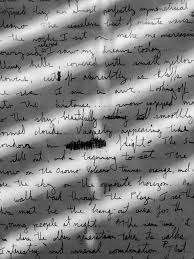
#> input picture cv2/images/handwritten.jpeg, 194 x 259 px
$ python Athreshold.py
#> lines starting #> are read from the running program, lines starting #| are printed output that depends on the picture; after the words box and inside, x2 and y2 are one past the last pixel; in counts of white or black regions, pixels touching at a corner belong together
import cv2
import os

image_path = os.path.join('.' , 'images' , 'handwritten.jpeg')
image = cv2.imread(image_path)
#> image is the input picture: shape (259, 194, 3); min 0, max 255, mean 130.4

image_gray = cv2.cvtColor(image , cv2.COLOR_BGR2GRAY)

thresh = cv2.adaptiveThreshold(image_gray , 255 , cv2.ADAPTIVE_THRESH_GAUSSIAN_C , cv2.THRESH_BINARY , 21 , 30)
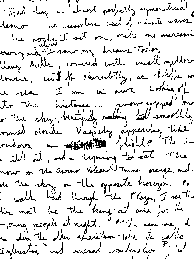
#> thresh: shape (259, 194); 89.9% white; black in thin lines or dots

cv2.imshow("handwritten",image)
cv2.imshow("thresh" , thresh)
cv2.waitKey(10000)

$ run again, with cv2/images/baby1.jpeg copied over cv2/images/handwritten.jpeg
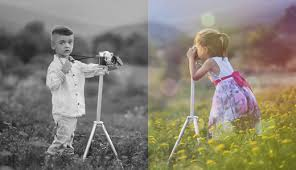
#> input picture cv2/images/baby1.jpeg, 296 x 170 px
#> image is the input picture: shape (170, 296, 3); mean B, G, R 115.8, 128.7, 134.4
#> `image_gray = cv2.cvtColor(image , cv2.COLOR_BGR2GRAY)`:
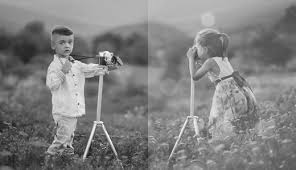
#> image_gray: shape (170, 296); min 16, max 255, mean 129
#> `thresh = cv2.adaptiveThreshold(image_gray , 255 , cv2.ADAPTIVE_THRESH_..`:
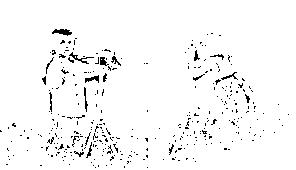
#> thresh: shape (170, 296); 96.7% white; black in thin lines or dots, all inside (x1, y1, x2, y2) = (0, 29, 289, 168)

$ run again, with cv2/images/beer1.jpeg copied over cv2/images/handwritten.jpeg
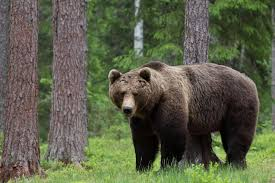
#> input picture cv2/images/beer1.jpeg, 275 x 183 px
#> image is the input picture: shape (183, 275, 3); mean B, G, R 73, 95.4, 91.8
#> `image_gray = cv2.cvtColor(image , cv2.COLOR_BGR2GRAY)`:
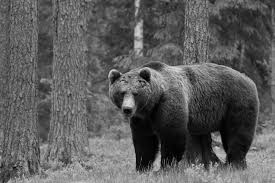
#> image_gray: shape (183, 275); min 0, max 221, mean 91.8
#> `thresh = cv2.adaptiveThreshold(image_gray , 255 , cv2.ADAPTIVE_THRESH_..`:
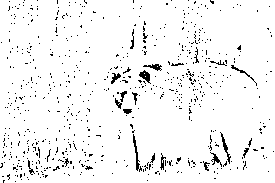
#> thresh: shape (183, 275); 95.4% white; black in thin lines or dots

$ run again, with cv2/images/bird1.jpeg copied over cv2/images/handwritten.jpeg
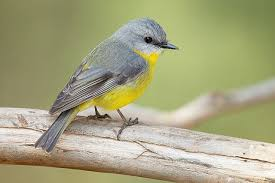
#> input picture cv2/images/bird1.jpeg, 275 x 183 px
#> image is the input picture: shape (183, 275, 3); mean B, G, R 127.7, 164.8, 166
#> `image_gray = cv2.cvtColor(image , cv2.COLOR_BGR2GRAY)`:
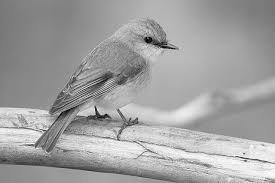
#> image_gray: shape (183, 275); min 0, max 255, mean 160.9
#> `thresh = cv2.adaptiveThreshold(image_gray , 255 , cv2.ADAPTIVE_THRESH_..`:
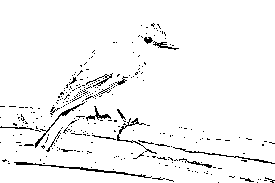
#> thresh: shape (183, 275); 95.8% white; black in thin lines or dots, all inside (x1, y1, x2, y2) = (0, 23, 275, 183)
